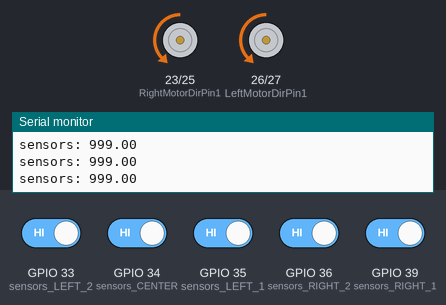
The sketch below on a simulated ESP32. On the bench: motor-driver pin pairs drawn as motors (green arrow = first pin HIGH = forward, orange = second pin HIGH = backward, longer = more drive, scaled by the enable pin), the last lines printed to the serial monitor. The inputs (shaded band) are chosen by the test bench; at power-on: GPIO 33 (sensors_LEFT_2), GPIO 34 (sensors_CENTER), GPIO 35 (sensors_LEFT_1), GPIO 36 (sensors_RIGHT_2), GPIO 39 (sensors_RIGHT_1) HIGH.

Above: at 1.2 s.
1.3 s: GPIO 33 (sensors_LEFT_2) driven LOW
At 2.5 s:
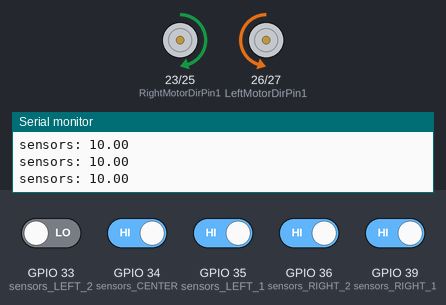
2.8 s: GPIO 36 (sensors_RIGHT_2) driven LOW
At 4.0 s:
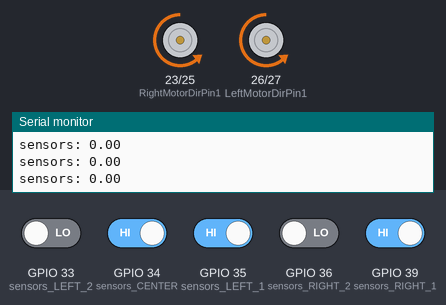
4.3 s: GPIO 33 (sensors_LEFT_2) driven HIGH
At 5.0 s:
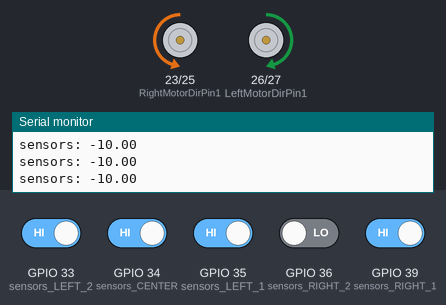
5.8 s: GPIO 35 (sensors_LEFT_1) driven LOW
At 7.0 s:
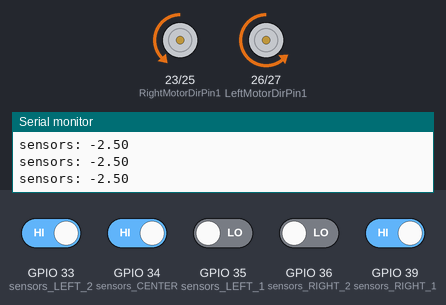
7.3 s: GPIO 35 (sensors_LEFT_1) driven HIGH
At 8.5 s:
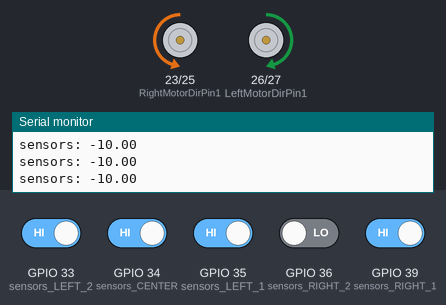
8.8 s: GPIO 34 (sensors_CENTER) driven LOW
At 9.6 s:
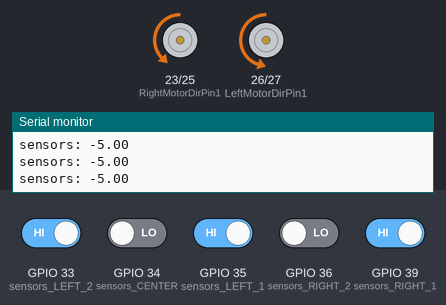
Timing chart, 0 to 11.3 s (numbered marks = the images above; inputs shaded):
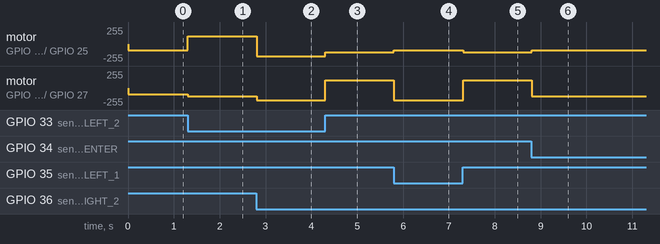

The sketch:

espro-tracking.ino
```cpp
// (licence header left out)
#define speedPinR 16    //  RIGHT PWM pin connect MODEL-X ENA
#define RightMotorDirPin1  23    //Right Motor direction pin 1 to MODEL-X IN1
#define RightMotorDirPin2  25    //Right Motor direction pin 2 to MODEL-X IN2
#define speedPinL 17    // Left PWM pin connect MODEL-X ENB
#define LeftMotorDirPin1  26    //Left Motor direction pin 1 to MODEL-X IN3
#define LeftMotorDirPin2  27   //Left Motor direction pin 1 to MODEL-X IN4
#define SPEED 100

// IR Tracking sensors Pins (Left to Right)
#define sensors_LEFT_2   33    // Far Left
#define sensors_LEFT_1   35    // Left
#define sensors_CENTER   34    // Center
#define sensors_RIGHT_1  39    // Right
#define sensors_RIGHT_2  36    // Far Right

// Speed settings for tracking
// Reduced speeds for low-capacity 9V battery to prevent brownout
#define TRACK_SPEED     180    // Normal tracking speed (reduced from 80)
#define TURN_SPEED     120    // Turn speed (reduced from 100)
#define SLOW_SPEED     90    // Slow speed for gentle corrections (reduced from 60)

void  Left(int L_SPEED=SPEED)  //left motor
{
  if (L_SPEED<0){
    digitalWrite(LeftMotorDirPin1,LOW);
    digitalWrite(LeftMotorDirPin2,HIGH);
    analogWrite(speedPinL,-L_SPEED);
  } else {
    digitalWrite(LeftMotorDirPin1,HIGH);
    digitalWrite(LeftMotorDirPin2,LOW);
    analogWrite(speedPinL,L_SPEED);
  }

}
void Right(int R_SPEED=SPEED)  //right motor
{
    if (R_SPEED<0){
      digitalWrite(RightMotorDirPin1, LOW);
      digitalWrite(RightMotorDirPin2,HIGH);
       analogWrite(speedPinR,-R_SPEED);
    }
    else {
      digitalWrite(RightMotorDirPin1, HIGH);
      digitalWrite(RightMotorDirPin2, LOW);
       analogWrite(speedPinR,R_SPEED);
    }

}
void go_Left(int L_SPEED=SPEED,int R_SPEED=SPEED) {
  Right(L_SPEED);
  Left(-R_SPEED);
}
void go_Right(int L_SPEED=SPEED,int R_SPEED=SPEED)  //Turn right
{
  Right(-L_SPEED);
  Left(R_SPEED);
}
void go_Advance(int R_SPEED=SPEED,int L_SPEED=SPEED)  //Reverse
{
  Right(-R_SPEED);
  Left(-L_SPEED);
}
void stop_Stop()    //Stop
{
  digitalWrite(RightMotorDirPin1, LOW);
  digitalWrite(RightMotorDirPin2,LOW);
  digitalWrite(LeftMotorDirPin1,LOW);
  digitalWrite(LeftMotorDirPin2,LOW);
  analogWrite(speedPinL,0);
  analogWrite(speedPinR,0);
}

//Pins initialize
void init_GPIO()
{
	pinMode(RightMotorDirPin1, OUTPUT);
	pinMode(RightMotorDirPin2, OUTPUT);
	pinMode(speedPinL, OUTPUT);

	pinMode(LeftMotorDirPin1, OUTPUT);
  pinMode(LeftMotorDirPin2, OUTPUT);
  pinMode(speedPinR, OUTPUT);

  // Initialize IR sensors pins as INPUT
  pinMode(sensors_LEFT_2, INPUT);
  pinMode(sensors_LEFT_1, INPUT);
  pinMode(sensors_CENTER, INPUT);
  pinMode(sensors_RIGHT_1, INPUT);
  pinMode(sensors_RIGHT_2, INPUT);

	stop_Stop();
}

// Read all 5 IR sensors and return as a string
float readsensors()
{
  int s1 = !digitalRead(sensors_LEFT_2);   // Far Left
  int s2 = !digitalRead(sensors_LEFT_1);   // Left
  int s3 = !digitalRead(sensors_CENTER);   // Center
  int s4 = !digitalRead(sensors_RIGHT_1);  // Right
  int s5 = !digitalRead(sensors_RIGHT_2);  // Far Right
  int count=s1+s2+s3+s4+s5;
  if (count==0) return 999;
  // Create 5-digit string
  float sensorsvalue = (s1*10.0+s2*5.0-s4*5.0-s5*10.0)/count;
  return sensorsvalue;
}

// Line tracking function
void lineTracking()
{
  float sensors = readsensors();
  Serial.print("sensors: ");
  Serial.println(sensors);
  // Track based on sensors pattern string
  // 0 = Black line detected, 1 = White ground detected
 if (sensors >900) {
    // All sensors on white: No line detected, continue forward slowly
    go_Advance(SLOW_SPEED, SLOW_SPEED);
  }
  else if (abs(sensors)<2  ) {
    // Center sensors on black line: Go straight
    go_Advance(TRACK_SPEED, TRACK_SPEED);
  }
  else if (sensors>=2 && sensors <5 ) {
    // Left and center on black: Line is on left, turn LEFT
    go_Advance(SLOW_SPEED, TRACK_SPEED);
  }
  else if (sensors >=5 && sensors<7.5) {
    // Left sensors on black: Line is more to left, turn LEFT stronger
    go_Advance(SLOW_SPEED, TURN_SPEED);
  }
  else if (sensors >=7.5) {
    // Far left sensors on black: Line is far left, sharp LEFT turn
    go_Left(TURN_SPEED, TURN_SPEED);
  }
  else if (sensors<= -2 && sensors>-5) {
    // Center and right on black: Line is on right, turn RIGHT
    go_Advance(TRACK_SPEED, SLOW_SPEED);
  }
  else if (sensors <=-5 && sensors>-7.5) {
    // Right sensors on black: Line is more to right, turn RIGHT stronger
    go_Advance(TURN_SPEED, SLOW_SPEED);
  }
  else if (sensors<=-7.5) {
    // Far right sensors on black: Line is far right, sharp RIGHT turn
    go_Right(TURN_SPEED, TURN_SPEED);
  }

}

void setup()
{
  Serial.begin(115200);  // Initialize Serial for debugging
	init_GPIO();
  //  go_Right(TURN_SPEED, TURN_SPEED);
  //  delay(2000);
    stop_Stop();
}

void loop()
{
  // Continuous line tracking
lineTracking();
  delay(10);  // Small delay for stability
}
```

Measured:
- after the input at 1.3 s, motor on GPIO 23 (RightMotorDirPin1) / GPIO 25 (RightMotorDirPin2): backward 90/255 → forward 120/255 at once; motor on GPIO 26 (LeftMotorDirPin1) / GPIO 27 (LeftMotorDirPin2): backward 90/255 → backward 120/255 at once
- after the input at 2.8 s, motor on GPIO 23 (RightMotorDirPin1) / GPIO 25 (RightMotorDirPin2): forward 120/255 → backward 180/255 at once; motor on GPIO 26 (LeftMotorDirPin1) / GPIO 27 (LeftMotorDirPin2): backward 120/255 → backward 180/255 at once
- after the input at 4.3 s, motor on GPIO 23 (RightMotorDirPin1) / GPIO 25 (RightMotorDirPin2): backward 180/255 → backward 120/255 at once; motor on GPIO 26 (LeftMotorDirPin1) / GPIO 27 (LeftMotorDirPin2): backward 180/255 → forward 120/255 at once
- after the input at 5.8 s, motor on GPIO 23 (RightMotorDirPin1) / GPIO 25 (RightMotorDirPin2): backward 120/255 → backward 90/255 at once; motor on GPIO 26 (LeftMotorDirPin1) / GPIO 27 (LeftMotorDirPin2): forward 120/255 → backward 180/255 at once
- after the input at 7.3 s, motor on GPIO 23 (RightMotorDirPin1) / GPIO 25 (RightMotorDirPin2): backward 90/255 → backward 120/255 at once; motor on GPIO 26 (LeftMotorDirPin1) / GPIO 27 (LeftMotorDirPin2): backward 180/255 → forward 120/255 at once
- after the input at 8.8 s, motor on GPIO 23 (RightMotorDirPin1) / GPIO 25 (RightMotorDirPin2): backward 120/255 → backward 90/255 at once; motor on GPIO 26 (LeftMotorDirPin1) / GPIO 27 (LeftMotorDirPin2): forward 120/255 → backward 120/255 at once
